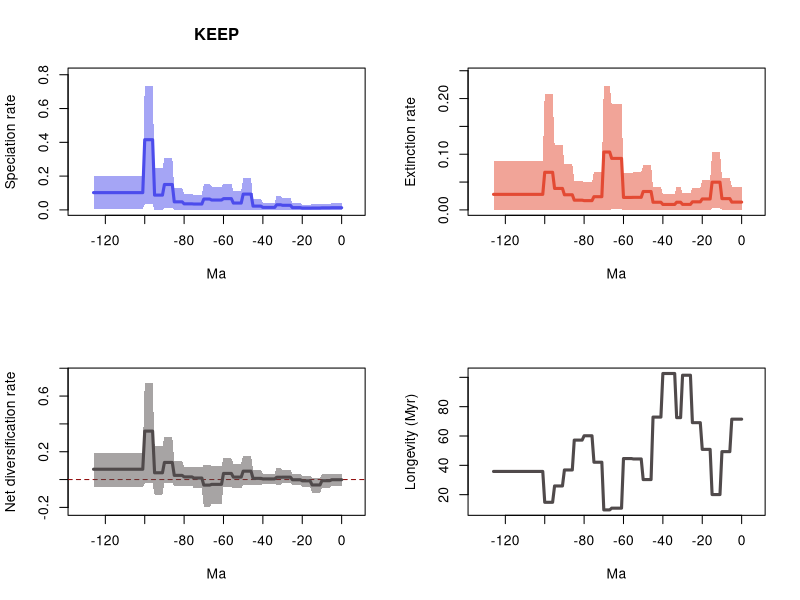

Source code (R):
# 20 files combined:
# 	../Results/Genus_NS/5_MA_bins_EXT_EP_FT/pyrate_mcmc_logs/Occ_gn_Squali_NS_10_G_KEEP_BDS_marginal_rates.log
# 	../Results/Genus_NS/5_MA_bins_EXT_EP_FT/pyrate_mcmc_logs/Occ_gn_Squali_NS_11_G_KEEP_BDS_marginal_rates.log
# 	../Results/Genus_NS/5_MA_bins_EXT_EP_FT/pyrate_mcmc_logs/Occ_gn_Squali_NS_12_G_KEEP_BDS_marginal_rates.log
# 	../Results/Genus_NS/5_MA_bins_EXT_EP_FT/pyrate_mcmc_logs/Occ_gn_Squali_NS_13_G_KEEP_BDS_marginal_rates.log
# 	../Results/Genus_NS/5_MA_bins_EXT_EP_FT/pyrate_mcmc_logs/Occ_gn_Squali_NS_14_G_KEEP_BDS_marginal_rates.log
# 	../Results/Genus_NS/5_MA_bins_EXT_EP_FT/pyrate_mcmc_logs/Occ_gn_Squali_NS_15_G_KEEP_BDS_marginal_rates.log
# 	../Results/Genus_NS/5_MA_bins_EXT_EP_FT/pyrate_mcmc_logs/Occ_gn_Squali_NS_16_G_KEEP_BDS_marginal_rates.log
# 	../Results/Genus_NS/5_MA_bins_EXT_EP_FT/pyrate_mcmc_logs/Occ_gn_Squali_NS_17_G_KEEP_BDS_marginal_rates.log
# 	../Results/Genus_NS/5_MA_bins_EXT_EP_FT/pyrate_mcmc_logs/Occ_gn_Squali_NS_18_G_KEEP_BDS_marginal_rates.log
# 	../Results/Genus_NS/5_MA_bins_EXT_EP_FT/pyrate_mcmc_logs/Occ_gn_Squali_NS_19_G_KEEP_BDS_marginal_rates.log
# 	../Results/Genus_NS/5_MA_bins_EXT_EP_FT/pyrate_mcmc_logs/Occ_gn_Squali_NS_1_G_KEEP_BDS_marginal_rates.log
# 	../Results/Genus_NS/5_MA_bins_EXT_EP_FT/pyrate_mcmc_logs/Occ_gn_Squali_NS_20_G_KEEP_BDS_marginal_rates.log
# 	../Results/Genus_NS/5_MA_bins_EXT_EP_FT/pyrate_mcmc_logs/Occ_gn_Squali_NS_2_G_KEEP_BDS_marginal_rates.log
# 	../Results/Genus_NS/5_MA_bins_EXT_EP_FT/pyrate_mcmc_logs/Occ_gn_Squali_NS_3_G_KEEP_BDS_marginal_rates.log
# 	../Results/Genus_NS/5_MA_bins_EXT_EP_FT/pyrate_mcmc_logs/Occ_gn_Squali_NS_4_G_KEEP_BDS_marginal_rates.log
# 	../Results/Genus_NS/5_MA_bins_EXT_EP_FT/pyrate_mcmc_logs/Occ_gn_Squali_NS_5_G_KEEP_BDS_marginal_rates.log
# 	../Results/Genus_NS/5_MA_bins_EXT_EP_FT/pyrate_mcmc_logs/Occ_gn_Squali_NS_6_G_KEEP_BDS_marginal_rates.log
# 	../Results/Genus_NS/5_MA_bins_EXT_EP_FT/pyrate_mcmc_logs/Occ_gn_Squali_NS_7_G_KEEP_BDS_marginal_rates.log
# 	../Results/Genus_NS/5_MA_bins_EXT_EP_FT/pyrate_mcmc_logs/Occ_gn_Squali_NS_8_G_KEEP_BDS_marginal_rates.log
# 	../Results/Genus_NS/5_MA_bins_EXT_EP_FT/pyrate_mcmc_logs/Occ_gn_Squali_NS_9_G_KEEP_BDS_marginal_rates.log

# 95% HPDs calculated using code from Biopy (https://www.cs.auckland.ac.nz/~yhel002/biopy/)

pdf(file='../Results/Genus_NS/5_MA_bins_EXT_EP_FT/pyrate_mcmc_logs/Occ_gn_Squali_NS_10_G_KEEP_BDS_marginal_rates_RTT.pdf',width=10.8, height=8.4)
par(mfrow=c(2,2))
library(scales)
L_hpd_m95=c(4.91446506e-07, 4.91446506e-07,4.91446506e-07,4.91446506e-07,4.91446506e-07,4.91446506e-07,3.4837253e-07,3.4837253e-07,3.4837253e-07,3.4837253e-07,3.4837253e-07,2.49312224e-07,2.49312224e-07,2.49312224e-07,2.49312224e-07,2.49312224e-07,5.5063718e-07,5.5063718e-07,5.5063718e-07,5.5063718e-07,5.5063718e-07,2.22432417e-07,2.22432417e-07,2.22432417e-07,2.22432417e-07,2.22432417e-07,8.060217687e-06,8.060217687e-06,8.060217687e-06,8.060217687e-06,8.060217687e-06,1.808335083e-06,1.808335083e-06,1.808335083e-06,1.012144203e-06,1.012144203e-06,1.012144203e-06,1.012144203e-06,1.012144203e-06,1.012144203e-06,1.012144203e-06,2.595268619e-06,2.595268619e-06,2.595268619e-06,2.595268619e-06,2.595268619e-06,0.001253588965451,0.001253588965451,0.001253588965451,0.001253588965451,0.001253588965451,3.292567223e-06,3.292567223e-06,3.292567223e-06,3.292567223e-06,3.292567223e-06,1.0096934992e-05,1.0096934992e-05,1.0096934992e-05,1.0096934992e-05,1.0096934992e-05,3.29282094e-07,3.29282094e-07,3.29282094e-07,3.29282094e-07,3.29282094e-07,3.29282094e-07,3.754521677e-06,3.754521677e-06,3.754521677e-06,3.754521677e-06,2.1154749646e-05,2.1154749646e-05,2.1154749646e-05,2.1154749646e-05,2.1154749646e-05,5.863946097e-06,5.863946097e-06,5.863946097e-06,5.863946097e-06,5.863946097e-06,3.819846699e-06,3.819846699e-06,3.819846699e-06,3.819846699e-06,3.819846699e-06,0.01073901306593,0.01073901306593,0.01073901306593,0.01073901306593,0.01073901306593,7.60138716e-07,7.60138716e-07,7.60138716e-07,7.60138716e-07,7.60138716e-07,0.034390215912585,0.034390215912585,0.034390215912585,0.034390215912585,0.034390215912585,0.006228225063066,0.006228225063066,0.006228225063066,0.006228225063066,0.006228225063066,0.006228225063066,0.006228225063066,0.006228225063066,0.006228225063066,0.006228225063066,0.006228225063066,0.006228225063066,0.006228225063066,0.006228225063066,0.006228225063066,0.006228225063066,0.006228225063066,0.006228225063066,0.006228225063066,0.006228225063066,0.006228225063066,0.006228225063066,0.006228225063066,0.006228225063066,0.006228225063066,0.006228225063066)
L_hpd_M95=c(0.038530792101034, 0.038530792101034,0.038530792101034,0.038530792101034,0.038530792101034,0.038530792101034,0.037023170971585,0.037023170971585,0.037023170971585,0.037023170971585,0.037023170971585,0.03318775013151,0.03318775013151,0.03318775013151,0.03318775013151,0.03318775013151,0.031368728794437,0.031368728794437,0.031368728794437,0.031368728794437,0.031368728794437,0.038624087639137,0.038624087639137,0.038624087639137,0.038624087639137,0.038624087639137,0.06958457847311,0.06958457847311,0.06958457847311,0.06958457847311,0.06958457847311,0.084970959770382,0.084970959770382,0.084970959770382,0.042874971768107,0.042874971768107,0.042874971768107,0.042874971768107,0.042874971768107,0.042874971768107,0.042874971768107,0.066013718145418,0.066013718145418,0.066013718145418,0.066013718145418,0.066013718145418,0.185967328097964,0.185967328097964,0.185967328097964,0.185967328097964,0.185967328097964,0.113327084506509,0.113327084506509,0.113327084506509,0.113327084506509,0.113327084506509,0.154129291196222,0.154129291196222,0.154129291196222,0.154129291196222,0.154129291196222,0.138277458826765,0.138277458826765,0.138277458826765,0.138277458826765,0.138277458826765,0.138277458826765,0.152215326393101,0.152215326393101,0.152215326393101,0.152215326393101,0.090234296001149,0.090234296001149,0.090234296001149,0.090234296001149,0.090234296001149,0.092711088024115,0.092711088024115,0.092711088024115,0.092711088024115,0.092711088024115,0.128715882580185,0.128715882580185,0.128715882580185,0.128715882580185,0.128715882580185,0.30599105183338,0.30599105183338,0.30599105183338,0.30599105183338,0.30599105183338,0.246067111883939,0.246067111883939,0.246067111883939,0.246067111883939,0.246067111883939,0.733920660153681,0.733920660153681,0.733920660153681,0.733920660153681,0.733920660153681,0.198521250424878,0.198521250424878,0.198521250424878,0.198521250424878,0.198521250424878,0.198521250424878,0.198521250424878,0.198521250424878,0.198521250424878,0.198521250424878,0.198521250424878,0.198521250424878,0.198521250424878,0.198521250424878,0.198521250424878,0.198521250424878,0.198521250424878,0.198521250424878,0.198521250424878,0.198521250424878,0.198521250424878,0.198521250424878,0.198521250424878,0.198521250424878,0.198521250424878,0.198521250424878)
M_hpd_m95=c(3.68441422e-07, 3.68441422e-07,3.68441422e-07,3.68441422e-07,3.68441422e-07,3.68441422e-07,9.06451711e-07,9.06451711e-07,9.06451711e-07,9.06451711e-07,9.06451711e-07,0.003157037638911,0.003157037638911,0.003157037638911,0.003157037638911,0.003157037638911,8.1220532e-08,8.1220532e-08,8.1220532e-08,8.1220532e-08,8.1220532e-08,7.85367751e-07,7.85367751e-07,7.85367751e-07,7.85367751e-07,7.85367751e-07,3.70282125e-07,3.70282125e-07,3.70282125e-07,3.70282125e-07,3.70282125e-07,3.75426535e-07,3.75426535e-07,3.75426535e-07,8.45246503e-07,8.45246503e-07,8.45246503e-07,8.45246503e-07,8.45246503e-07,8.45246503e-07,8.45246503e-07,5.06250565e-07,5.06250565e-07,5.06250565e-07,5.06250565e-07,5.06250565e-07,1.090509994e-05,1.090509994e-05,1.090509994e-05,1.090509994e-05,1.090509994e-05,1.006327042e-06,1.006327042e-06,1.006327042e-06,1.006327042e-06,1.006327042e-06,1.826156502e-06,1.826156502e-06,1.826156502e-06,1.826156502e-06,1.826156502e-06,0.001254377278953,0.001254377278953,0.001254377278953,0.001254377278953,0.001254377278953,0.001254377278953,1.6224546732e-05,1.6224546732e-05,1.6224546732e-05,1.6224546732e-05,2.416278729e-06,2.416278729e-06,2.416278729e-06,2.416278729e-06,2.416278729e-06,5.92050174e-07,5.92050174e-07,5.92050174e-07,5.92050174e-07,5.92050174e-07,3.586432956e-06,3.586432956e-06,3.586432956e-06,3.586432956e-06,3.586432956e-06,3.5574353e-08,3.5574353e-08,3.5574353e-08,3.5574353e-08,3.5574353e-08,6.068247903e-06,6.068247903e-06,6.068247903e-06,6.068247903e-06,6.068247903e-06,7.927189807e-06,7.927189807e-06,7.927189807e-06,7.927189807e-06,7.927189807e-06,4.594510076e-06,4.594510076e-06,4.594510076e-06,4.594510076e-06,4.594510076e-06,4.594510076e-06,4.594510076e-06,4.594510076e-06,4.594510076e-06,4.594510076e-06,4.594510076e-06,4.594510076e-06,4.594510076e-06,4.594510076e-06,4.594510076e-06,4.594510076e-06,4.594510076e-06,4.594510076e-06,4.594510076e-06,4.594510076e-06,4.594510076e-06,4.594510076e-06,4.594510076e-06,4.594510076e-06,4.594510076e-06,4.594510076e-06)
M_hpd_M95=c(0.041727084009346, 0.041727084009346,0.041727084009346,0.041727084009346,0.041727084009346,0.041727084009346,0.058112935501391,0.058112935501391,0.058112935501391,0.058112935501391,0.058112935501391,0.10346813163307,0.10346813163307,0.10346813163307,0.10346813163307,0.10346813163307,0.053034540049234,0.053034540049234,0.053034540049234,0.053034540049234,0.053034540049234,0.03942819687723,0.03942819687723,0.03942819687723,0.03942819687723,0.03942819687723,0.029457829118564,0.029457829118564,0.029457829118564,0.029457829118564,0.029457829118564,0.041790948898327,0.041790948898327,0.041790948898327,0.029104585020296,0.029104585020296,0.029104585020296,0.029104585020296,0.029104585020296,0.029104585020296,0.029104585020296,0.040378196586979,0.040378196586979,0.040378196586979,0.040378196586979,0.040378196586979,0.080257184222082,0.080257184222082,0.080257184222082,0.080257184222082,0.080257184222082,0.067293190229779,0.067293190229779,0.067293190229779,0.067293190229779,0.067293190229779,0.06692659987815,0.06692659987815,0.06692659987815,0.06692659987815,0.06692659987815,0.189998346317816,0.189998346317816,0.189998346317816,0.189998346317816,0.189998346317816,0.189998346317816,0.222747828622114,0.222747828622114,0.222747828622114,0.222747828622114,0.068947474612427,0.068947474612427,0.068947474612427,0.068947474612427,0.068947474612427,0.049337259047066,0.049337259047066,0.049337259047066,0.049337259047066,0.049337259047066,0.052551768597129,0.052551768597129,0.052551768597129,0.052551768597129,0.052551768597129,0.082364199164208,0.082364199164208,0.082364199164208,0.082364199164208,0.082364199164208,0.116585270077035,0.116585270077035,0.116585270077035,0.116585270077035,0.116585270077035,0.208864522433356,0.208864522433356,0.208864522433356,0.208864522433356,0.208864522433356,0.086962459268296,0.086962459268296,0.086962459268296,0.086962459268296,0.086962459268296,0.086962459268296,0.086962459268296,0.086962459268296,0.086962459268296,0.086962459268296,0.086962459268296,0.086962459268296,0.086962459268296,0.086962459268296,0.086962459268296,0.086962459268296,0.086962459268296,0.086962459268296,0.086962459268296,0.086962459268296,0.086962459268296,0.086962459268296,0.086962459268296,0.086962459268296,0.086962459268296,0.086962459268296)
R_hpd_m95=c(-0.042860987956486, -0.042860987956486,-0.042860987956486,-0.042860987956486,-0.042860987956486,-0.042860987956486,-0.057778381309018,-0.057778381309018,-0.057778381309018,-0.057778381309018,-0.057778381309018,-0.099553855398181,-0.099553855398181,-0.099553855398181,-0.099553855398181,-0.099553855398181,-0.052699826220599,-0.052699826220599,-0.052699826220599,-0.052699826220599,-0.052699826220599,-0.036534260910965,-0.036534260910965,-0.036534260910965,-0.036534260910965,-0.036534260910965,-0.024746499073659,-0.024746499073659,-0.024746499073659,-0.024746499073659,-0.024746499073659,-0.036114881449301,-0.036114881449301,-0.036114881449301,-0.029308111911252,-0.029308111911252,-0.029308111911252,-0.029308111911252,-0.029308111911252,-0.029308111911252,-0.029308111911252,-0.039000964482039,-0.039000964482039,-0.039000964482039,-0.039000964482039,-0.039000964482039,-0.039316397172267,-0.039316397172267,-0.039316397172267,-0.039316397172267,-0.039316397172267,-0.062964750955878,-0.062964750955878,-0.062964750955878,-0.062964750955878,-0.062964750955878,-0.050626314224694,-0.050626314224694,-0.050626314224694,-0.050626314224694,-0.050626314224694,-0.174467159868876,-0.174467159868876,-0.174467159868876,-0.174467159868876,-0.174467159868876,-0.174467159868876,-0.198016479494243,-0.198016479494243,-0.198016479494243,-0.198016479494243,-0.06187984456308,-0.06187984456308,-0.06187984456308,-0.06187984456308,-0.06187984456308,-0.043430396624691,-0.043430396624691,-0.043430396624691,-0.043430396624691,-0.043430396624691,-0.044364856144649,-0.044364856144649,-0.044364856144649,-0.044364856144649,-0.044364856144649,-0.022685476675255,-0.022685476675255,-0.022685476675255,-0.022685476675255,-0.022685476675255,-0.109280384698703,-0.109280384698703,-0.109280384698703,-0.109280384698703,-0.109280384698703,-0.026374259696006,-0.026374259696006,-0.026374259696006,-0.026374259696006,-0.026374259696006,-0.052744960227313,-0.052744960227313,-0.052744960227313,-0.052744960227313,-0.052744960227313,-0.052744960227313,-0.052744960227313,-0.052744960227313,-0.052744960227313,-0.052744960227313,-0.052744960227313,-0.052744960227313,-0.052744960227313,-0.052744960227313,-0.052744960227313,-0.052744960227313,-0.052744960227313,-0.052744960227313,-0.052744960227313,-0.052744960227313,-0.052744960227313,-0.052744960227313,-0.052744960227313,-0.052744960227313,-0.052744960227313,-0.052744960227313)
R_hpd_M95=c(0.037096442605774, 0.037096442605774,0.037096442605774,0.037096442605774,0.037096442605774,0.037096442605774,0.037056356869843,0.037056356869843,0.037056356869843,0.037056356869843,0.037056356869843,0.013473603391694,0.013473603391694,0.013473603391694,0.013473603391694,0.013473603391694,0.027966570876415,0.027966570876415,0.027966570876415,0.027966570876415,0.027966570876415,0.038923909560863,0.038923909560863,0.038923909560863,0.038923909560863,0.038923909560863,0.067781906919657,0.067781906919657,0.067781906919657,0.067781906919657,0.067781906919657,0.086054608589227,0.086054608589227,0.086054608589227,0.042255501035825,0.042255501035825,0.042255501035825,0.042255501035825,0.042255501035825,0.042255501035825,0.042255501035825,0.066514456602102,0.066514456602102,0.066514456602102,0.066514456602102,0.066514456602102,0.171342281766423,0.171342281766423,0.171342281766423,0.171342281766423,0.171342281766423,0.114487613966915,0.114487613966915,0.114487613966915,0.114487613966915,0.114487613966915,0.151649901541706,0.151649901541706,0.151649901541706,0.151649901541706,0.151649901541706,0.094584515134582,0.094584515134582,0.094584515134582,0.094584515134582,0.094584515134582,0.094584515134582,0.10610435045711,0.10610435045711,0.10610435045711,0.10610435045711,0.087520257138516,0.087520257138516,0.087520257138516,0.087520257138516,0.087520257138516,0.090678022551645,0.090678022551645,0.090678022551645,0.090678022551645,0.090678022551645,0.130410997794283,0.130410997794283,0.130410997794283,0.130410997794283,0.130410997794283,0.303255909229925,0.303255909229925,0.303255909229925,0.303255909229925,0.303255909229925,0.242285962061343,0.242285962061343,0.242285962061343,0.242285962061343,0.242285962061343,0.692786857903386,0.692786857903386,0.692786857903386,0.692786857903386,0.692786857903386,0.189881426694966,0.189881426694966,0.189881426694966,0.189881426694966,0.189881426694966,0.189881426694966,0.189881426694966,0.189881426694966,0.189881426694966,0.189881426694966,0.189881426694966,0.189881426694966,0.189881426694966,0.189881426694966,0.189881426694966,0.189881426694966,0.189881426694966,0.189881426694966,0.189881426694966,0.189881426694966,0.189881426694966,0.189881426694966,0.189881426694966,0.189881426694966,0.189881426694966,0.189881426694966)
L_mean=c(0.01283280118722, 0.01283280118722,0.01283280118722,0.01283280118722,0.01283280118722,0.01283280118722,0.012289069320503,0.012289069320503,0.012289069320503,0.012289069320503,0.012289069320503,0.010896470258787,0.010896470258787,0.010896470258787,0.010896470258787,0.010896470258787,0.010421888221787,0.010421888221787,0.010421888221787,0.010421888221787,0.010421888221787,0.013258193679695,0.013258193679695,0.013258193679695,0.013258193679695,0.013258193679695,0.027014945954072,0.027014945954072,0.027014945954072,0.027014945954072,0.027014945954072,0.030393175077356,0.030393175077356,0.030393175077356,0.0146960214814,0.0146960214814,0.0146960214814,0.0146960214814,0.0146960214814,0.0146960214814,0.0146960214814,0.022371738880974,0.022371738880974,0.022371738880974,0.022371738880974,0.022371738880974,0.093282189737856,0.093282189737856,0.093282189737856,0.093282189737856,0.093282189737856,0.04045078302521,0.04045078302521,0.04045078302521,0.04045078302521,0.04045078302521,0.066503626939193,0.066503626939193,0.066503626939193,0.066503626939193,0.066503626939193,0.058162522251166,0.058162522251166,0.058162522251166,0.058162522251166,0.058162522251166,0.058162522251166,0.064212306613027,0.064212306613027,0.064212306613027,0.064212306613027,0.034601686756733,0.034601686756733,0.034601686756733,0.034601686756733,0.034601686756733,0.035807398249773,0.035807398249773,0.035807398249773,0.035807398249773,0.035807398249773,0.047702731504646,0.047702731504646,0.047702731504646,0.047702731504646,0.047702731504646,0.150159898029705,0.150159898029705,0.150159898029705,0.150159898029705,0.150159898029705,0.08745784892323,0.08745784892323,0.08745784892323,0.08745784892323,0.08745784892323,0.415641950271394,0.415641950271394,0.415641950271394,0.415641950271394,0.415641950271394,0.102162400542383,0.102162400542383,0.102162400542383,0.102162400542383,0.102162400542383,0.102162400542383,0.102162400542383,0.102162400542383,0.102162400542383,0.102162400542383,0.102162400542383,0.102162400542383,0.102162400542383,0.102162400542383,0.102162400542383,0.102162400542383,0.102162400542383,0.102162400542383,0.102162400542383,0.102162400542383,0.102162400542383,0.102162400542383,0.102162400542383,0.102162400542383,0.102162400542383,0.102162400542383)
M_mean=c(0.013989115571696, 0.013989115571696,0.013989115571696,0.013989115571696,0.013989115571696,0.013989115571696,0.0202697366416,0.0202697366416,0.0202697366416,0.0202697366416,0.0202697366416,0.049808086928497,0.049808086928497,0.049808086928497,0.049808086928497,0.049808086928497,0.0196558015734,0.0196558015734,0.0196558015734,0.0196558015734,0.0196558015734,0.014472156164843,0.014472156164843,0.014472156164843,0.014472156164843,0.014472156164843,0.009857181938268,0.009857181938268,0.009857181938268,0.009857181938268,0.009857181938268,0.013787014497953,0.013787014497953,0.013787014497953,0.009744926642962,0.009744926642962,0.009744926642962,0.009744926642962,0.009744926642962,0.009744926642962,0.009744926642962,0.013717139152521,0.013717139152521,0.013717139152521,0.013717139152521,0.013717139152521,0.033018159403001,0.033018159403001,0.033018159403001,0.033018159403001,0.033018159403001,0.022546779166606,0.022546779166606,0.022546779166606,0.022546779166606,0.022546779166606,0.0224078656195,0.0224078656195,0.0224078656195,0.0224078656195,0.0224078656195,0.092509133151819,0.092509133151819,0.092509133151819,0.092509133151819,0.092509133151819,0.092509133151819,0.103950500090523,0.103950500090523,0.103950500090523,0.103950500090523,0.023733189658699,0.023733189658699,0.023733189658699,0.023733189658699,0.023733189658699,0.016625042545747,0.016625042545747,0.016625042545747,0.016625042545747,0.016625042545747,0.017481468185721,0.017481468185721,0.017481468185721,0.017481468185721,0.017481468185721,0.027134931124859,0.027134931124859,0.027134931124859,0.027134931124859,0.027134931124859,0.038534667157356,0.038534667157356,0.038534667157356,0.038534667157356,0.038534667157356,0.067539991500948,0.067539991500948,0.067539991500948,0.067539991500948,0.067539991500948,0.027910746409677,0.027910746409677,0.027910746409677,0.027910746409677,0.027910746409677,0.027910746409677,0.027910746409677,0.027910746409677,0.027910746409677,0.027910746409677,0.027910746409677,0.027910746409677,0.027910746409677,0.027910746409677,0.027910746409677,0.027910746409677,0.027910746409677,0.027910746409677,0.027910746409677,0.027910746409677,0.027910746409677,0.027910746409677,0.027910746409677,0.027910746409677,0.027910746409677,0.027910746409677)
R_mean=c(-0.001156314384476, -0.001156314384476,-0.001156314384476,-0.001156314384476,-0.001156314384476,-0.001156314384476,-0.007980667321097,-0.007980667321097,-0.007980667321097,-0.007980667321097,-0.007980667321097,-0.03891161666971,-0.03891161666971,-0.03891161666971,-0.03891161666971,-0.03891161666971,-0.009233913351612,-0.009233913351612,-0.009233913351612,-0.009233913351612,-0.009233913351612,-0.001213962485148,-0.001213962485148,-0.001213962485148,-0.001213962485148,-0.001213962485148,0.017157764015803,0.017157764015803,0.017157764015803,0.017157764015803,0.017157764015803,0.016606160579403,0.016606160579403,0.016606160579403,0.004951094838438,0.004951094838438,0.004951094838438,0.004951094838438,0.004951094838438,0.004951094838438,0.004951094838438,0.008654599728453,0.008654599728453,0.008654599728453,0.008654599728453,0.008654599728453,0.060264030334855,0.060264030334855,0.060264030334855,0.060264030334855,0.060264030334855,0.017904003858604,0.017904003858604,0.017904003858604,0.017904003858604,0.017904003858604,0.044095761319693,0.044095761319693,0.044095761319693,0.044095761319693,0.044095761319693,-0.034346610900653,-0.034346610900653,-0.034346610900653,-0.034346610900653,-0.034346610900653,-0.034346610900653,-0.039738193477496,-0.039738193477496,-0.039738193477496,-0.039738193477496,0.010868497098034,0.010868497098034,0.010868497098034,0.010868497098034,0.010868497098034,0.019182355704026,0.019182355704026,0.019182355704026,0.019182355704026,0.019182355704026,0.030221263318925,0.030221263318925,0.030221263318925,0.030221263318925,0.030221263318925,0.123024966904846,0.123024966904846,0.123024966904846,0.123024966904846,0.123024966904846,0.048923181765874,0.048923181765874,0.048923181765874,0.048923181765874,0.048923181765874,0.348101958770446,0.348101958770446,0.348101958770446,0.348101958770446,0.348101958770446,0.074251654132706,0.074251654132706,0.074251654132706,0.074251654132706,0.074251654132706,0.074251654132706,0.074251654132706,0.074251654132706,0.074251654132706,0.074251654132706,0.074251654132706,0.074251654132706,0.074251654132706,0.074251654132706,0.074251654132706,0.074251654132706,0.074251654132706,0.074251654132706,0.074251654132706,0.074251654132706,0.074251654132706,0.074251654132706,0.074251654132706,0.074251654132706,0.074251654132706,0.074251654132706)
trans=0.5
age=(0:(127-1))* -1
plot(age,age,type = 'n', ylim = c(0, 0.8073127261690491), xlim = c(-133.35,6.3500000000000005), ylab = 'Speciation rate', xlab = 'Ma',main='KEEP' )
polygon(c(age, rev(age)), c(L_hpd_M95, rev(L_hpd_m95)), col = alpha("#4c4cec",trans), border = NA)
lines(rev(age), rev(L_mean), col = "#4c4cec", lwd=3)
plot(age,age,type = 'n', ylim = c(0, 0.24502261148432544), xlim = c(-133.35,6.3500000000000005), ylab = 'Extinction rate', xlab = 'Ma' )
polygon(c(age, rev(age)), c(M_hpd_M95, rev(M_hpd_m95)), col = alpha("#e34a33",trans), border = NA)
lines(rev(age), rev(M_mean), col = "#e34a33", lwd=3)
plot(age,age,type = 'n', ylim = c(-0.21781812744366733, 0.7620655436937247), xlim = c(-133.35,6.3500000000000005), ylab = 'Net diversification rate', xlab = 'Ma' )
abline(h=0,lty=2,col="darkred")
polygon(c(age, rev(age)), c(R_hpd_M95, rev(R_hpd_m95)), col = alpha("#504A4B",trans), border = NA)
lines(rev(age), rev(R_mean), col = "#504A4B", lwd=3)
plot(age,rev(1/M_mean),type = 'n', xlim = c(-133.35,6.3500000000000005), ylab = 'Longevity (Myr)', xlab = 'Ma' )
lines(rev(age), rev(1/M_mean), col = "#504A4B", lwd=3)
n <- dev.off()
